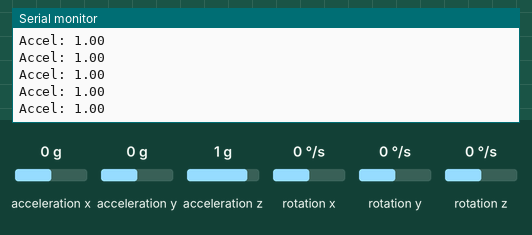
Recording of a sketch running on a simulated Arduino Uno, built with avr-gcc and run on an emulated ATmega328P. Shown: the last lines printed to the serial monitor. The inputs (shaded band) are chosen by the test bench; at power-on: acceleration x 0 g, acceleration y 0 g, acceleration z 1 g, rotation x 0 °/s, rotation y 0 °/s, rotation z 0 °/s.

Above: at 2.2 s.
2.3 s: acceleration x set to -1.4 g
At 2.33 s:
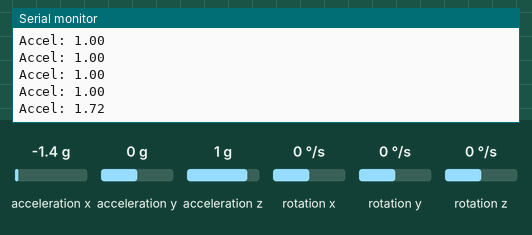
3.8 s: acceleration y set to -1.4 g
At 3.85 s:
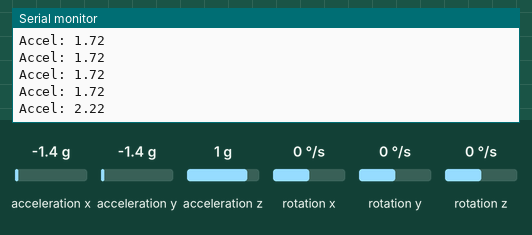
5.3 s: acceleration z set to -1.4 g
At 5.31 s:
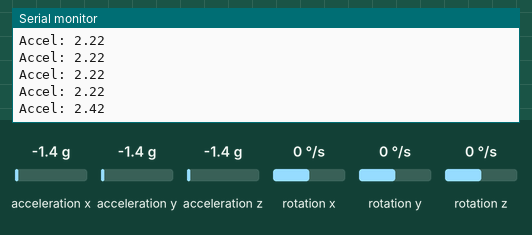
Timing chart, 0 to 8.3 s (numbered marks = the images above; inputs shaded):
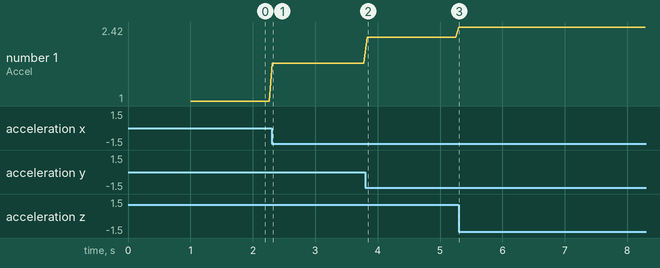

The sketch:

sketch_sep2a.ino
```cpp
#include <Wire.h>
#include <MPU6050_light.h>


MPU6050 mpu(Wire);


// Threshold: how strong a jerk needs to be to count as accident
// 2.5 means 2.5 times normal gravity (9.8 m/s^2)
float JERK_THRESHOLD = 2.5;


// Cooldown: wait 3 seconds before detecting another accident
unsigned long lastAlertTime = 0;
unsigned long COOLDOWN_MS   = 3000;


void setup() {
  Serial.begin(115200);
  Wire.begin();
  mpu.begin();


  Serial.println("Calibrating... Keep sensor STILL!");
  mpu.calcOffsets();  // This takes about 3 seconds
  Serial.println("Calibration done. Ready to detect accidents.");
}


void loop() {
  mpu.update();


  // Read raw acceleration in each axis (in G units)
  float ax = mpu.getAccX();
  float ay = mpu.getAccY();
  float az = mpu.getAccZ();


  // Calculate total magnitude of acceleration
  float totalAcc = sqrt(ax*ax + ay*ay + az*az);


  // Print current acceleration for monitoring
  Serial.print("Accel: ");
  Serial.println(totalAcc);


  // Check if it is a strong jerk AND cooldown has passed
  unsigned long now = millis();
  if (totalAcc > JERK_THRESHOLD && (now - lastAlertTime) > COOLDOWN_MS) {
    lastAlertTime = now;
    Serial.println("================================");
    Serial.println(" ACCIDENT DETECTED! ALERT! ");
    Serial.print  (" Peak Acceleration: ");
    Serial.print  (totalAcc);
    Serial.println(" G");
    Serial.println("================================");
  }


  delay(50);  // Check 20 times per second
}
```

Measured:
- after the input at 2.3 s, the serial monitor: prints a new line at once (image 1)
- after the input at 3.8 s, the serial monitor: prints a new line at once (image 2)
- after the input at 5.3 s, the serial monitor: prints a new line at once (image 3)
- plotted number 1: 1 → 1.72 after the input at 2.3 s, 1.72 → 2.22 after the input at 3.8 s, 2.22 → 2.42 after the input at 5.3 s
